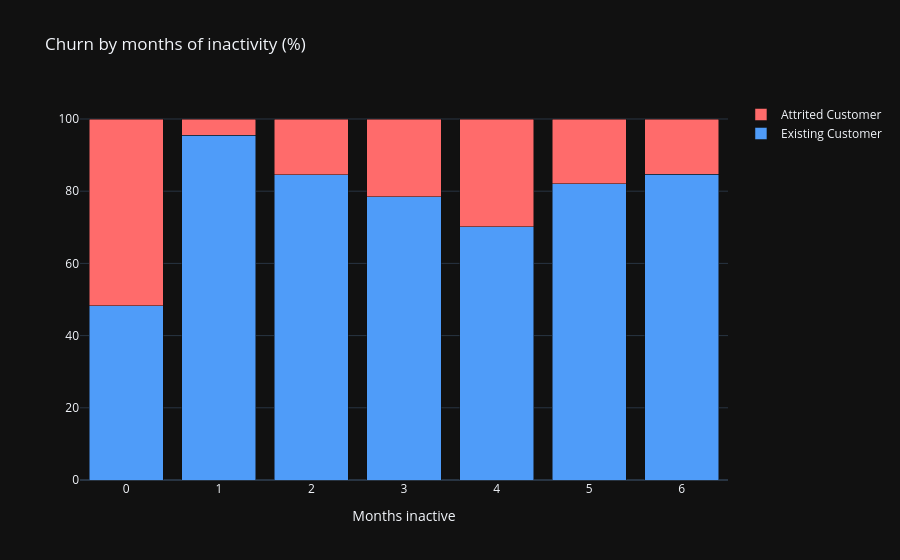

Source (notebook cell):
### Markdown cell above
## Churn by Months of Inactivity

The chart shows the percentage of customers who have left versus those who have remained, based on
how many months over the past year they have not performed any transactions.

**What the graph shows:**

- **0 months of inactivity** - churn rate of about 50%. This appears to be an anomaly:
  these are likely customers who closed their accounts immediately after opening them,
  before having a chance to become active
- **1 month** — minimal churn (~5%). The customer has recently interacted with the bank
  and remains loyal
- **2 months** — moderate churn (~15%); most customers still remain
- **3–4 months** — a noticeable jump to **~30–35%**. This is where the
  critical threshold lies: the customer begins to “leave”
- **5–6 months** — churn decreases slightly again, but this may be due
  to the small number of observations in these groups

**Conclusion:** `Months_Inactive_12_mon` is one of the **strongest predictors** of churn.
Customers who have been inactive for 3 months or more require special attention
and targeted retention campaigns.

### Code cell
inact = mainData.groupby(["Months_Inactive_12_mon", "Attrition_Flag"]).size().unstack(fill_value=0)
inact_pct = inact.div(inact.sum(axis=1), axis=0) * 100

fig = go.Figure()
for col, color in [("Existing Customer", "#4F9CF9"), ("Attrited Customer", "#FF6B6B")]:
    if col in inact_pct.columns:
        fig.add_trace(go.Bar(x=inact_pct.index, y=inact_pct[col], name=col, marker_color=color))
fig.update_layout(barmode="stack", title="Churn by months of inactivity (%)",
                   xaxis_title="Months inactive", template="plotly_dark")
fig.show()

### Figure 1 — Plotly figure (JSON) as saved in the notebook; plotly's stock layout.template omitted (floating-point values rounded to 4 significant figures)
{"data": [{"marker": {"color": "#4F9CF9"}, "name": "Existing Customer", "type": "bar", "x": [0, 1, 2, 3, 4, 5, 6], "y": [48.28, 95.52, 84.61, 78.52, 70.11, 82.02, 84.68]}, {"marker": {"color": "#FF6B6B"}, "name": "Attrited Customer", "type": "bar", "x": [0, 1, 2, 3, 4, 5, 6], "y": [51.72, 4.478, 15.39, 21.48, 29.89, 17.98, 15.32]}], "layout": {"barmode": "stack", "title": {"text": "Churn by months of inactivity (%)"}, "xaxis": {"title": {"text": "Months inactive"}}}}
